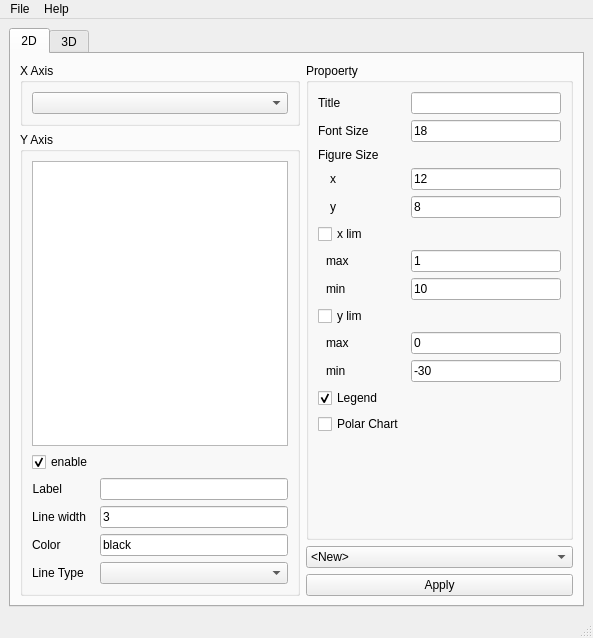
<?xml version="1.0" encoding="UTF-8"?>
<ui version="4.0">
 <class>MainWindow</class>
 <widget class="QMainWindow" name="MainWindow">
  <property name="geometry">
   <rect>
    <x>0</x>
    <y>0</y>
    <width>593</width>
    <height>638</height>
   </rect>
  </property>
  <property name="windowTitle">
   <string>AEMWEL Viewer</string>
  </property>
  <widget class="QWidget" name="centralwidget">
   <layout class="QVBoxLayout" name="verticalLayout">
    <item>
     <widget class="QTabWidget" name="tabWidget">
      <property name="currentIndex">
       <number>0</number>
      </property>
      <widget class="QWidget" name="tab">
       <attribute name="title">
        <string>2D</string>
       </attribute>
       <layout class="QVBoxLayout" name="verticalLayout_2">
        <item>
         <layout class="QHBoxLayout" name="horizontalLayout">
          <property name="topMargin">
           <number>0</number>
          </property>
          <property name="rightMargin">
           <number>0</number>
          </property>
          <item>
           <layout class="QVBoxLayout" name="verticalLayout_5">
            <property name="topMargin">
             <number>0</number>
            </property>
            <item>
             <widget class="QGroupBox" name="groupBox">
              <property name="sizePolicy">
               <sizepolicy hsizetype="Preferred" vsizetype="Maximum">
                <horstretch>0</horstretch>
                <verstretch>0</verstretch>
               </sizepolicy>
              </property>
              <property name="title">
               <string>X Axis</string>
              </property>
              <layout class="QVBoxLayout" name="verticalLayout_3">
               <item>
                <widget class="QComboBox" name="comboBox"/>
               </item>
              </layout>
             </widget>
            </item>
            <item>
             <widget class="QGroupBox" name="groupBox_2">
              <property name="title">
               <string>Y Axis</string>
              </property>
              <layout class="QVBoxLayout" name="verticalLayout_4">
               <item>
                <widget class="QListWidget" name="listWidget">
                 <property name="sizePolicy">
                  <sizepolicy hsizetype="Expanding" vsizetype="MinimumExpanding">
                   <horstretch>0</horstretch>
                   <verstretch>0</verstretch>
                  </sizepolicy>
                 </property>
                </widget>
               </item>
               <item>
                <layout class="QFormLayout" name="formLayout">
                 <item row="2" column="0">
                  <widget class="QLabel" name="label_2">
                   <property name="text">
                    <string>Line width</string>
                   </property>
                  </widget>
                 </item>
                 <item row="3" column="0">
                  <widget class="QLabel" name="label_3">
                   <property name="text">
                    <string>Color</string>
                   </property>
                  </widget>
                 </item>
                 <item row="0" column="0">
                  <widget class="QCheckBox" name="checkBox">
                   <property name="text">
                    <string>enable</string>
                   </property>
                   <property name="checked">
                    <bool>true</bool>
                   </property>
                   <property name="tristate">
                    <bool>false</bool>
                   </property>
                  </widget>
                 </item>
                 <item row="1" column="0">
                  <widget class="QLabel" name="label">
                   <property name="sizePolicy">
                    <sizepolicy hsizetype="Preferred" vsizetype="Preferred">
                     <horstretch>0</horstretch>
                     <verstretch>0</verstretch>
                    </sizepolicy>
                   </property>
                   <property name="text">
                    <string>Label</string>
                   </property>
                   <property name="alignment">
                    <set>Qt::AlignRight|Qt::AlignTrailing|Qt::AlignVCenter</set>
                   </property>
                  </widget>
                 </item>
                 <item row="4" column="0">
                  <widget class="QLabel" name="label_4">
                   <property name="text">
                    <string>Line Type</string>
                   </property>
                  </widget>
                 </item>
                 <item row="1" column="1">
                  <widget class="QLineEdit" name="lineEdit"/>
                 </item>
                 <item row="2" column="1">
                  <widget class="QLineEdit" name="lineEdit_2">
                   <property name="text">
                    <string>3</string>
                   </property>
                  </widget>
                 </item>
                 <item row="3" column="1">
                  <widget class="QLineEdit" name="lineEdit_3">
                   <property name="text">
                    <string>black</string>
                   </property>
                  </widget>
                 </item>
                 <item row="4" column="1">
                  <widget class="QComboBox" name="comboBox_2"/>
                 </item>
                </layout>
               </item>
              </layout>
             </widget>
            </item>
           </layout>
          </item>
          <item>
           <layout class="QVBoxLayout" name="verticalLayout_6">
            <property name="rightMargin">
             <number>0</number>
            </property>
            <item>
             <widget class="QGroupBox" name="groupBox_3">
              <property name="title">
               <string>Propoerty</string>
              </property>
              <layout class="QFormLayout" name="formLayout_2">
               <item row="0" column="0">
                <widget class="QLabel" name="label_5">
                 <property name="text">
                  <string>Title</string>
                 </property>
                </widget>
               </item>
               <item row="0" column="1">
                <widget class="QLineEdit" name="lineEdit_4"/>
               </item>
               <item row="6" column="0">
                <widget class="QCheckBox" name="checkBox_2">
                 <property name="text">
                  <string>x lim</string>
                 </property>
                </widget>
               </item>
               <item row="9" column="0">
                <widget class="QCheckBox" name="checkBox_3">
                 <property name="text">
                  <string>y lim</string>
                 </property>
                </widget>
               </item>
               <item row="7" column="0">
                <widget class="QLabel" name="label_6">
                 <property name="text">
                  <string>max</string>
                 </property>
                 <property name="indent">
                  <number>8</number>
                 </property>
                </widget>
               </item>
               <item row="8" column="0">
                <widget class="QLabel" name="label_7">
                 <property name="text">
                  <string>min</string>
                 </property>
                 <property name="indent">
                  <number>8</number>
                 </property>
                </widget>
               </item>
               <item row="10" column="0">
                <widget class="QLabel" name="label_8">
                 <property name="text">
                  <string>max</string>
                 </property>
                 <property name="indent">
                  <number>8</number>
                 </property>
                </widget>
               </item>
               <item row="11" column="0">
                <widget class="QLabel" name="label_9">
                 <property name="text">
                  <string>min</string>
                 </property>
                 <property name="indent">
                  <number>8</number>
                 </property>
                </widget>
               </item>
               <item row="7" column="1">
                <widget class="QLineEdit" name="lineEdit_5">
                 <property name="text">
                  <string>1</string>
                 </property>
                </widget>
               </item>
               <item row="8" column="1">
                <widget class="QLineEdit" name="lineEdit_6">
                 <property name="text">
                  <string>10</string>
                 </property>
                </widget>
               </item>
               <item row="10" column="1">
                <widget class="QLineEdit" name="lineEdit_7">
                 <property name="text">
                  <string>0</string>
                 </property>
                </widget>
               </item>
               <item row="11" column="1">
                <widget class="QLineEdit" name="lineEdit_8">
                 <property name="text">
                  <string>-30</string>
                 </property>
                </widget>
               </item>
               <item row="12" column="0">
                <widget class="QCheckBox" name="checkBox_4">
                 <property name="text">
                  <string>Legend</string>
                 </property>
                 <property name="checked">
                  <bool>true</bool>
                 </property>
                </widget>
               </item>
               <item row="13" column="0">
                <widget class="QCheckBox" name="checkBox_5">
                 <property name="text">
                  <string>Polar Chart</string>
                 </property>
                </widget>
               </item>
               <item row="2" column="0">
                <widget class="QLabel" name="label_10">
                 <property name="text">
                  <string>Font Size</string>
                 </property>
                </widget>
               </item>
               <item row="3" column="0">
                <widget class="QLabel" name="label_11">
                 <property name="text">
                  <string>Figure Size</string>
                 </property>
                </widget>
               </item>
               <item row="2" column="1">
                <widget class="QLineEdit" name="lineEdit_9">
                 <property name="text">
                  <string>18</string>
                 </property>
                </widget>
               </item>
               <item row="4" column="0">
                <widget class="QLabel" name="label_12">
                 <property name="text">
                  <string>x</string>
                 </property>
                 <property name="indent">
                  <number>12</number>
                 </property>
                </widget>
               </item>
               <item row="5" column="0">
                <widget class="QLabel" name="label_13">
                 <property name="text">
                  <string>y</string>
                 </property>
                 <property name="indent">
                  <number>12</number>
                 </property>
                </widget>
               </item>
               <item row="4" column="1">
                <widget class="QLineEdit" name="lineEdit_10">
                 <property name="text">
                  <string>12</string>
                 </property>
                </widget>
               </item>
               <item row="5" column="1">
                <widget class="QLineEdit" name="lineEdit_11">
                 <property name="text">
                  <string>8</string>
                 </property>
                </widget>
               </item>
              </layout>
             </widget>
            </item>
            <item>
             <widget class="QComboBox" name="comboBox_3">
              <item>
               <property name="text">
                <string>&lt;New&gt;</string>
               </property>
              </item>
             </widget>
            </item>
            <item>
             <widget class="QPushButton" name="pushButton">
              <property name="text">
               <string>Apply</string>
              </property>
             </widget>
            </item>
           </layout>
          </item>
         </layout>
        </item>
       </layout>
      </widget>
      <widget class="QWidget" name="tab_2">
       <attribute name="title">
        <string>3D</string>
       </attribute>
      </widget>
     </widget>
    </item>
   </layout>
  </widget>
  <widget class="QMenuBar" name="menubar">
   <property name="geometry">
    <rect>
     <x>0</x>
     <y>0</y>
     <width>593</width>
     <height>20</height>
    </rect>
   </property>
   <widget class="QMenu" name="menuFile">
    <property name="title">
     <string>File</string>
    </property>
    <addaction name="actionOpen"/>
    <addaction name="separator"/>
    <addaction name="actionClose"/>
   </widget>
   <widget class="QMenu" name="menuHelp">
    <property name="title">
     <string>Help</string>
    </property>
    <addaction name="actionOpne_in_Browser"/>
   </widget>
   <addaction name="menuFile"/>
   <addaction name="menuHelp"/>
  </widget>
  <widget class="QStatusBar" name="statusbar"/>
  <action name="actionOpen">
   <property name="text">
    <string>Open</string>
   </property>
  </action>
  <action name="actionOpne_in_Browser">
   <property name="text">
    <string>Open in Browser</string>
   </property>
  </action>
  <action name="actionClose">
   <property name="text">
    <string>Close</string>
   </property>
  </action>
 </widget>
 <resources/>
 <connections/>
</ui>
